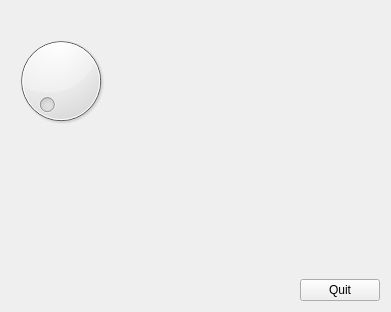
<?xml version="1.0" encoding="UTF-8"?>
<ui version="4.0">
 <class>Form</class>
 <widget class="QWidget" name="Form">
  <property name="geometry">
   <rect>
    <x>0</x>
    <y>0</y>
    <width>391</width>
    <height>312</height>
   </rect>
  </property>
  <property name="windowTitle">
   <string>Form</string>
  </property>
  <layout class="QVBoxLayout" name="verticalLayout">
   <item>
    <layout class="QHBoxLayout" name="horizontalLayout_2">
     <item>
      <layout class="QGridLayout" name="gridLayout">
       <item row="0" column="0">
        <widget class="QLabel" name="label">
         <property name="enabled">
          <bool>true</bool>
         </property>
         <property name="text">
          <string/>
         </property>
        </widget>
       </item>
       <item row="1" column="0">
        <widget class="QDial" name="dial">
         <property name="minimum">
          <number>1</number>
         </property>
         <property name="maximum">
          <number>50</number>
         </property>
        </widget>
       </item>
      </layout>
     </item>
     <item>
      <spacer name="horizontalSpacer_2">
       <property name="orientation">
        <enum>Qt::Horizontal</enum>
       </property>
       <property name="sizeHint" stdset="0">
        <size>
         <width>40</width>
         <height>20</height>
        </size>
       </property>
      </spacer>
     </item>
    </layout>
   </item>
   <item>
    <spacer name="verticalSpacer">
     <property name="orientation">
      <enum>Qt::Vertical</enum>
     </property>
     <property name="sizeHint" stdset="0">
      <size>
       <width>20</width>
       <height>125</height>
      </size>
     </property>
    </spacer>
   </item>
   <item>
    <layout class="QHBoxLayout" name="horizontalLayout">
     <item>
      <spacer name="horizontalSpacer">
       <property name="orientation">
        <enum>Qt::Horizontal</enum>
       </property>
       <property name="sizeHint" stdset="0">
        <size>
         <width>40</width>
         <height>20</height>
        </size>
       </property>
      </spacer>
     </item>
     <item>
      <widget class="QPushButton" name="pushButton">
       <property name="text">
        <string>Quit</string>
       </property>
      </widget>
     </item>
    </layout>
   </item>
  </layout>
 </widget>
 <resources/>
 <connections>
  <connection>
   <sender>pushButton</sender>
   <signal>clicked()</signal>
   <receiver>Form</receiver>
   <slot>close()</slot>
   <hints>
    <hint type="sourcelabel">
     <x>328</x>
     <y>289</y>
    </hint>
    <hint type="destinationlabel">
     <x>314</x>
     <y>201</y>
    </hint>
   </hints>
  </connection>
  <connection>
   <sender>dial</sender>
   <signal>sliderMoved(int)</signal>
   <receiver>label</receiver>
   <slot>setNum(int)</slot>
   <hints>
    <hint type="sourcelabel">
     <x>63</x>
     <y>86</y>
    </hint>
    <hint type="destinationlabel">
     <x>74</x>
     <y>16</y>
    </hint>
   </hints>
  </connection>
  <connection>
   <sender>dial</sender>
   <signal>sliderReleased()</signal>
   <receiver>label</receiver>
   <slot>hide()</slot>
   <hints>
    <hint type="sourcelabel">
     <x>107</x>
     <y>74</y>
    </hint>
    <hint type="destinationlabel">
     <x>92</x>
     <y>16</y>
    </hint>
   </hints>
  </connection>
  <connection>
   <sender>dial</sender>
   <signal>valueChanged(int)</signal>
   <receiver>label</receiver>
   <slot>show()</slot>
   <hints>
    <hint type="sourcelabel">
     <x>32</x>
     <y>93</y>
    </hint>
    <hint type="destinationlabel">
     <x>22</x>
     <y>12</y>
    </hint>
   </hints>
  </connection>
 </connections>
</ui>
